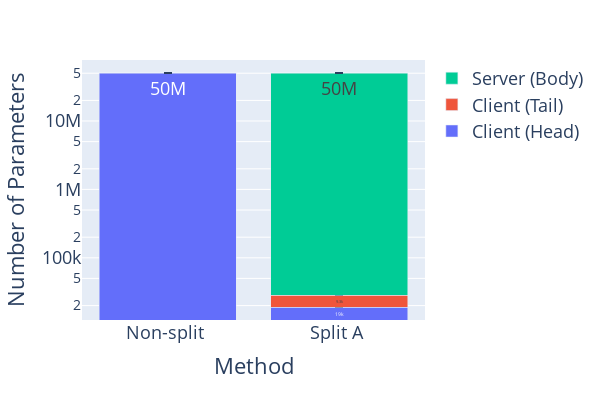

Here is the notebook cell this chart was saved with:
### Code cell
# plot
fig = nice_plot_multi_columns(
    df_summary[df_summary['cd_method'] == 'no_compression'],
    x_axis='method_name',
    y_axiss=['param_client_first', 'param_server_middle', 'param_client_last'],
    legend_names={
        'param_client_first': 'Client (Head)',
        'param_server_middle': 'Server (Body)',
        'param_client_last': 'Client (Tail)',
    },
    y_axis_title='Number of Parameters',
    x_axis_title='Method',
    plot_type='bar',
)
# stack bar
fig.update_layout(
    barmode='stack',
    legend={'traceorder':'reversed'},
    width=600,
    height=400,
    )

# y_axis_log
fig.update_yaxes(type="log")

# show number inside the box using readable format
for trace in fig.data:
    trace.text = trace.y
    trace.textposition = 'inside'
    trace.texttemplate = '%{text:.2s}'

fig.show()

fig.write_image("figures/number_of_parameters.pdf")

### Figure 1 — Plotly figure (JSON) as saved in the notebook; plotly's stock layout.template omitted (floating-point values rounded to 4 significant figures)
{"data": [{"alignmentgroup": "True", "error_y": {"array": [0, 0]}, "hovertemplate": "Legend=Client (Head)<br>method_name=%{x}<br>value_mean=%{y}<extra></extra>", "legendgroup": "Client (Head)", "marker": {"color": "#636efa", "pattern": {"shape": ""}}, "name": "Client (Head)", "offsetgroup": "Client (Head)", "orientation": "v", "showlegend": true, "text": [50373448, 19072], "textposition": "inside", "texttemplate": "%{text:.2s}", "type": "bar", "x": ["Non-split ", "Split A "], "xaxis": "x", "y": [50373448, 19072], "yaxis": "y"}, {"alignmentgroup": "True", "error_y": {"array": [null, 0]}, "hovertemplate": "Legend=Client (Tail)<br>method_name=%{x}<br>value_mean=%{y}<extra></extra>", "legendgroup": "Client (Tail)", "marker": {"color": "#EF553B", "pattern": {"shape": ""}}, "name": "Client (Tail)", "offsetgroup": "Client (Tail)", "orientation": "v", "showlegend": true, "text": [null, 9288], "textposition": "inside", "texttemplate": "%{text:.2s}", "type": "bar", "x": ["Non-split ", "Split A "], "xaxis": "x", "y": [null, 9288], "yaxis": "y"}, {"alignmentgroup": "True", "error_y": {"array": [null, 0]}, "hovertemplate": "Legend=Server (Body)<br>method_name=%{x}<br>value_mean=%{y}<extra></extra>", "legendgroup": "Server (Body)", "marker": {"color": "#00cc96", "pattern": {"shape": ""}}, "name": "Server (Body)", "offsetgroup": "Server (Body)", "orientation": "v", "showlegend": true, "text": [null, 50345088], "textposition": "inside", "texttemplate": "%{text:.2s}", "type": "bar", "x": ["Non-split ", "Split A "], "xaxis": "x", "y": [null, 50345088], "yaxis": "y"}], "layout": {"barmode": "stack", "font": {"size": 18}, "height": 400, "hovermode": "x", "legend": {"title": {}, "tracegroupgap": 0, "traceorder": "reversed"}, "margin": {"t": 60}, "width": 600, "xaxis": {"anchor": "y", "domain": [0, 1], "title": {"text": "Method"}}, "yaxis": {"anchor": "x", "domain": [0, 1], "title": {"text": "Number of Parameters"}, "type": "log"}}}
